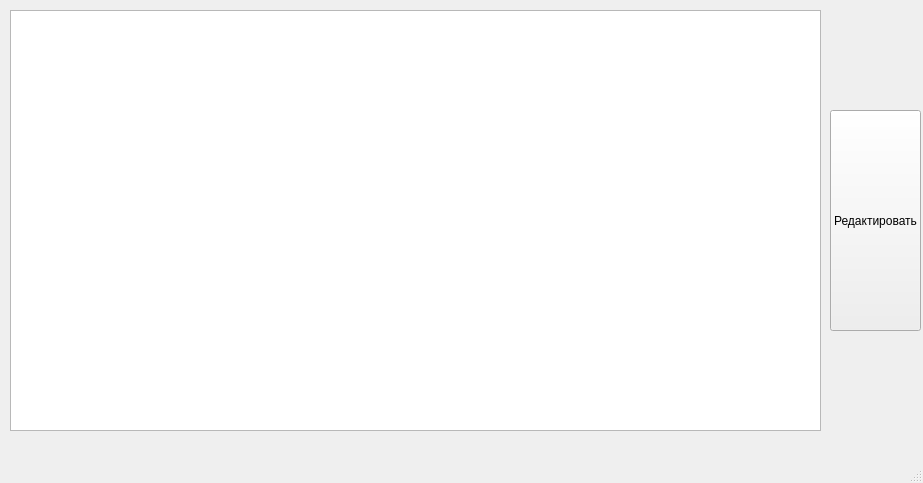
<?xml version="1.0" encoding="UTF-8"?>
<ui version="4.0">
 <class>MainWindow</class>
 <widget class="QMainWindow" name="MainWindow">
  <property name="geometry">
   <rect>
    <x>0</x>
    <y>0</y>
    <width>923</width>
    <height>483</height>
   </rect>
  </property>
  <property name="windowTitle">
   <string>MainWindow</string>
  </property>
  <widget class="QWidget" name="centralwidget">
   <widget class="QTableWidget" name="tableWidget">
    <property name="geometry">
     <rect>
      <x>10</x>
      <y>10</y>
      <width>811</width>
      <height>421</height>
     </rect>
    </property>
   </widget>
   <widget class="QPushButton" name="pushButton">
    <property name="geometry">
     <rect>
      <x>830</x>
      <y>110</y>
      <width>91</width>
      <height>221</height>
     </rect>
    </property>
    <property name="text">
     <string>Редактировать</string>
    </property>
   </widget>
  </widget>
  <widget class="QMenuBar" name="menubar">
   <property name="geometry">
    <rect>
     <x>0</x>
     <y>0</y>
     <width>923</width>
     <height>21</height>
    </rect>
   </property>
  </widget>
  <widget class="QStatusBar" name="statusbar"/>
 </widget>
 <resources/>
 <connections/>
</ui>
